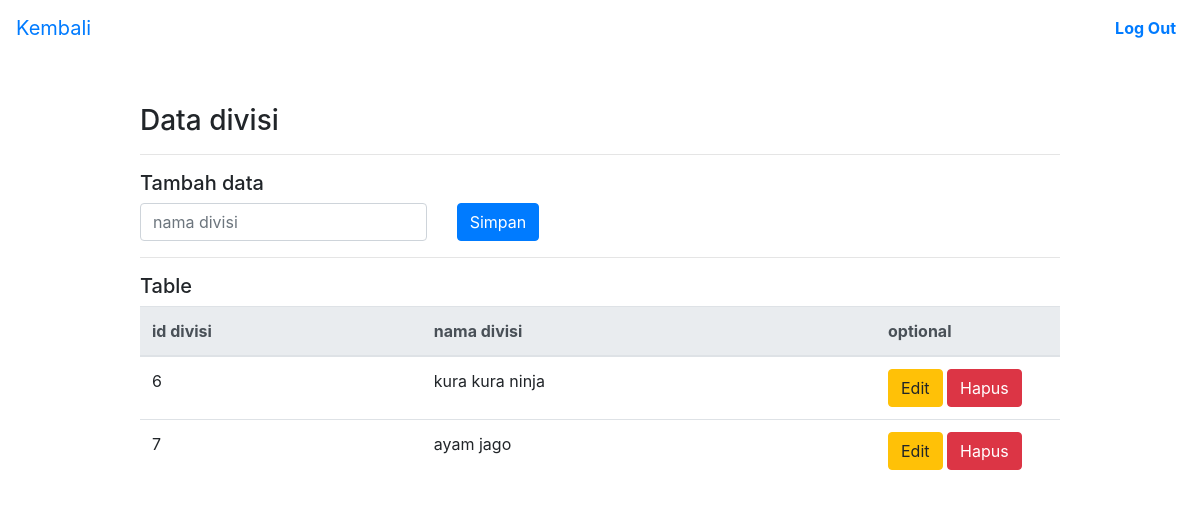
The page /divisi.php (signed in) on the database its author committed.
### tables this page shows
CREATE TABLE `divisi` (
  `id_divisi` int(11) NOT NULL,
  `nama_divisi` varchar(30) NOT NULL
);

### divisi.php (the view, shortened to what this page needs)
<?php
include "proses/config.php";
?>
<!DOCTYPE html>
<html lang="en">
<head>
    <link rel="stylesheet" href="style.css">
</head>
<body>
<nav class="navbar navbar-expand-lg navbar-transparent bg-transparent">
  <a class="navbar-brand " href="index.php">Kembali</a>
  <div class="collapse navbar-collapse" id="navbarTogglerDemo03">
    <ul class="navbar-nav ml-auto mt-2 mt-lg-0">
      <li class="nav-item active">
        <a class="nav-link " href="index.php?keluar=keluar"><b>Log Out</b><span class="sr-only">(current)</span></a>
      </li>
    </ul>
  </div>
</nav>
<div class="container mt-5">
    <div class="row justify-content-center">
        <div class="col-12 col-xl-10">
            <h3>Data divisi</h3>
            <hr>
            <h5>Tambah data</h5>
            <form action="proses/pt_divisi.php" method="post">
            <div class="row">
                <div class="col-4">
                <input type="text" class="form-control" name="nama_divisi" placeholder="nama divisi" required>
                </div>
                <div class="col-2">
                 <button class="btn btn-primary">Simpan</button>
                </div>
            </div>
            </form>
             <hr>
            <h5>Table</h5>
            <table class="table">
                <thead class="thead-light">
                    <tr>
                    <th scope="col">id divisi</th>
                    <th scope="col">nama divisi</th>
                    <th scope="col" width="20%">optional</th>
                    </tr>
                </thead>
                <tbody>
                    <?php
                    $sql = "SELECT * FROM divisi ";
                    $result = mysqli_query($conn, $sql);
                    if (mysqli_num_rows($result) > 0) {
                      while($row = mysqli_fetch_assoc($result)) {
                        echo '<tr>';
                        echo "<td>".$row['id_divisi']."</td>";
                        echo "<td>".$row['nama_divisi']."</td>";
                        echo "<td>
                        <a href='e_divisi.php?id=".$row['id_divisi']."' class='btn btn-warning'>Edit</a>
                        <a href='proses/ph_divisi.php?id=".$row['id_divisi']."' class='btn btn-danger'>Hapus</a>
                        </td>";
                        echo '</tr>';
                      }
                    } else {
                      echo '<tr>';
                      echo " <td colspan='2'>Kosong</td>";
                      echo '</tr>';
                    }
                    ?>
                </tbody>
                </table>
        </div>
    </div>
</div>
</body>
</html>

### rows shown on the page
divisi: id_divisi "6", nama_divisi "kura kura ninja"
divisi: id_divisi "7", nama_divisi "ayam jago"
